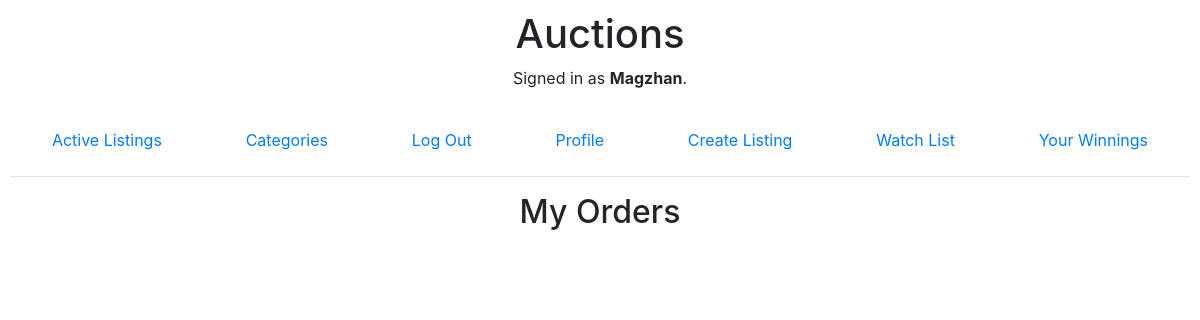
/my_orders/ (signed in), run on an earlier commit of the app's database.
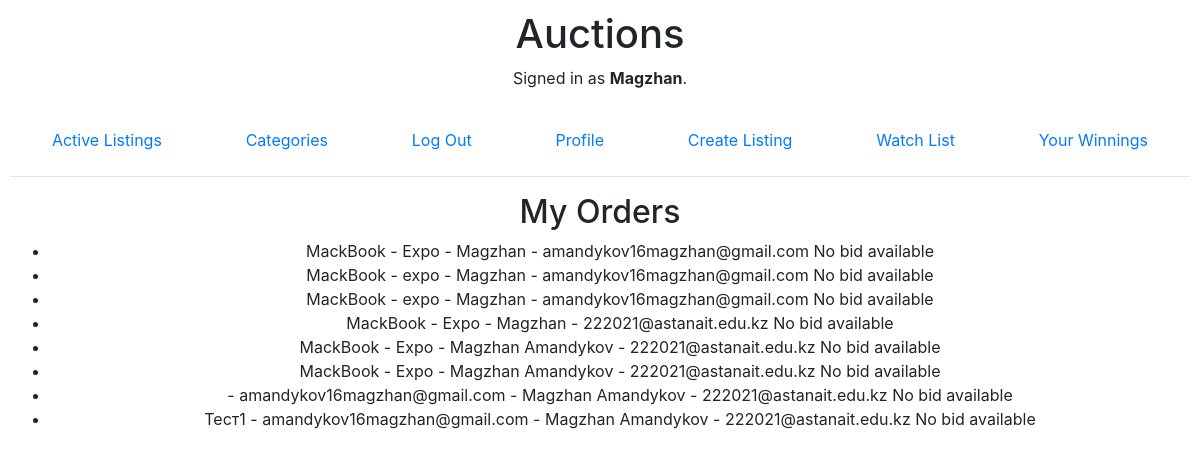
And on a later commit of the database.
### auctions/models.py (models this page shows)
class User(AbstractUser):
    pass

class Order(models.Model):
    user = models.ForeignKey(User, on_delete=models.CASCADE)
    product_name = models.CharField(max_length=255)
    address = models.TextField()
    name = models.CharField(max_length=255)
    email = models.EmailField()
    id = models.AutoField(primary_key=True)
    bid = models.ForeignKey(bids, on_delete=models.SET_NULL, null=True)
    def __init__(self, *args, **kwargs):
        super().__init__(*args, **kwargs)
        self.order_date = None
    def __str__(self):
        return f"Order #{self.id} - {self.product_name} - {self.user.username}"

### auctions/views.py (the view)
# urls.py: path('my_orders/', views.my_orders, name='my_orders'),
def my_orders(request):
    user_orders = Order.objects.filter(user=request.user)
    print("User Orders:", user_orders)
    return render(request, 'auctions/my_orders.html', {'user_orders': user_orders})

### auctions/templates/auctions/my_orders.html (shortened to what this page needs)
{% extends "auctions/layout.html" %}
{% block body %}
  <h2>My Orders</h2>
  <ul>
    {% for order in user_orders %}
  <li>
    {{ order.product_name }} - {{ order.address }} - {{ order.name }} - {{ order.email }}
    {% if order.bid %}
      <button class="btn btn-primary" onclick="downloadInvoice('{{ order.id }}', '{{ order.bid.id }}')">Download Details</button>
    {% else %}
      No bid available
    {% endif %}
  </li>
{% endfor %}
  </ul>
{% endblock %}

### auctions/templates/auctions/layout.html (shortened to what this page needs)
{% load static %}
<!DOCTYPE html>
<html lang="en">
    <head>
        <link rel="stylesheet" href="https://stackpath.bootstrapcdn.com/bootstrap/4.4.1/css/bootstrap.min.css">
        <link href="{% static 'auctions/styles.css' %}" rel="stylesheet">
    </head>
    <body>
        <h1>Auctions</h1>
        <div>
            {% if user.is_authenticated %}
                Signed in as <strong>{{ user.username }}</strong>.
            {% else %}
                Not signed in.
            {% endif %}
        </div>
        <ul class="nav nav-pills nav-fill">
            <li class="nav-item">
                <a class="nav-link" href="{% url 'index' %}">Active Listings</a>
            </li>
            <li class="nav-item">
                <a class="nav-link" href="{% url 'cat_list' %}">Categories</a>
            </li>
            {% if user.is_authenticated %}
                <li class="nav-item">
                    <a class="nav-link" href="{% url 'logout' %}">Log Out</a>
                </li>
                <li class="nav-item">
                    <a class="nav-link" href="{% url 'profile' %}">Profile</a>
                </li>
                <li class="nav-item">
                    <a class="nav-link" href="{% url 'create' %}">Create Listing</a>
                </li>
                <li class="nav-item">
                    <a class="nav-link" href="{% url 'watchlistpage' user.username %}">Watch List</a>
                </li>
                <li class="nav-item">
                    <a class="nav-link" href="{% url 'winnings' %}">Your Winnings</a>
                </li>
            {% endif %}
        </ul>
        <hr>
        {% block body %}
        {% endblock %}
    </body>
</html>

### auctions/static/auctions/styles.css (style rules this page uses)
body { padding: 10px; text-align: center; }
.nav { margin-top: 2.5vw; }

What changed in the data, as far as the page shows it:
added Order: product_name "MackBook", address "Expo", name "Magzhan", email "amandykov16magzhan@gmail.com", shows "No bid available"
added Order: product_name "MackBook", address "expo", name "Magzhan", email "amandykov16magzhan@gmail.com", shows "No bid available"
added Order: product_name "MackBook", address "expo", name "Magzhan", email "amandykov16magzhan@gmail.com", shows "No bid available"
added Order: product_name "MackBook", address "Expo", name "Magzhan", email "222021@astanait.edu.kz", shows "No bid available"
added Order: product_name "MackBook", address "Expo", name "Magzhan Amandykov", email "222021@astanait.edu.kz", shows "No bid available"
added Order: product_name "MackBook", address "Expo", name "Magzhan Amandykov", email "222021@astanait.edu.kz", shows "No bid available"
added Order: address "amandykov16magzhan@gmail.com", name "Magzhan Amandykov", email "222021@astanait.edu.kz", shows "No bid available"
added Order: product_name "Тест1", address "amandykov16magzhan@gmail.com", name "Magzhan Amandykov", email "222021@astanait.edu.kz", shows "No bid available"
